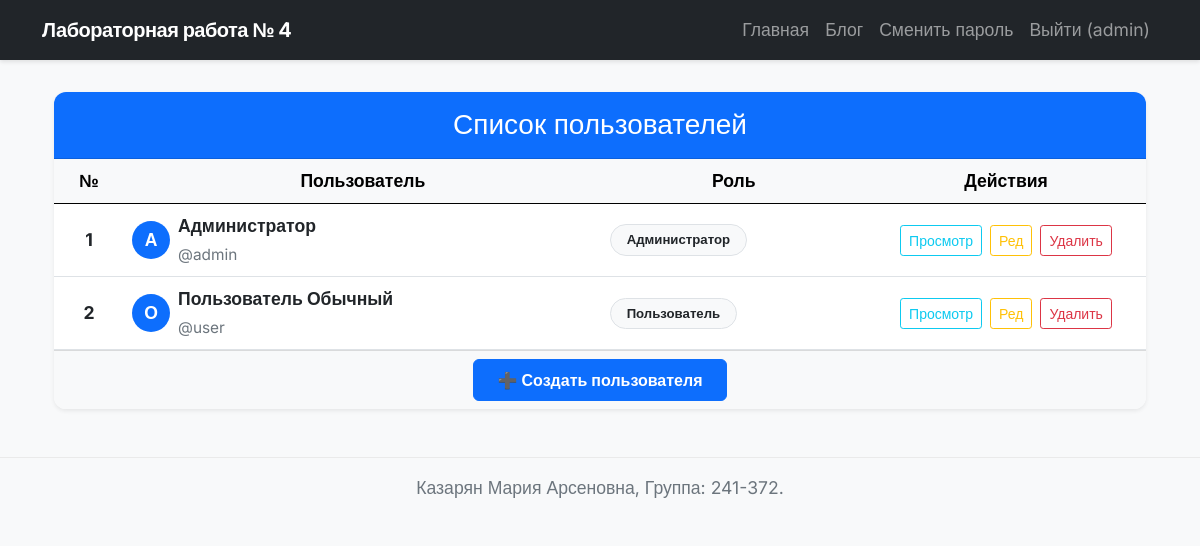
The page / (signed in) on the database its author committed.
### models.py (models this page shows, shortened)
class User(db.Model, UserMixin):
    __tablename__ = 'users'
    id = db.Column(db.Integer, primary_key=True)
    login = db.Column(db.String(50), unique=True, nullable=False)
    password_hash = db.Column(db.String(255), nullable=False)
    last_name = db.Column(db.String(50))
    first_name = db.Column(db.String(50), nullable=False)
    middle_name = db.Column(db.String(50))
    role_id = db.Column(db.Integer, db.ForeignKey('roles.id'), nullable=True)
    created_at = db.Column(db.DateTime, default=datetime.utcnow)
    @property
    def fio(self):
        parts = [self.last_name, self.first_name, self.middle_name]
        return " ".join([p for p in parts if p])

class Role(db.Model):
    __tablename__ = 'roles'
    id = db.Column(db.Integer, primary_key=True)
    name = db.Column(db.String(50), unique=True, nullable=False)
    description = db.Column(db.Text)
    users = db.relationship('User', backref='role_obj', lazy=True)

### app4.py (the view)
@app.route('/')
def index():
    users = User.query.all()
    return render_template('index.html', title='Пользователи', users=users)

### app4.py (called while the page is built)
@login_manager.user_loader
def load_user(user_id):
    return User.query.get(int(user_id))

### templates/index.html (shortened to what this page needs)
{% extends "base.html" %}
{% block content %}
<div class="container mt-4">
    <div class="card shadow-sm border-0 rounded-4">
        <div class="card-header bg-primary text-white text-center py-3">
            <h3 class="mb-0">Список пользователей</h3>
        </div>
        <div class="card-body p-0">
            <div class="table-responsive">
                <table class="table table-hover align-middle mb-0">
                    <thead class="table-light">
                        <tr class="text-center">
                            <th style="width: 70px;">№</th>
                            <th>Пользователь</th>
                            <th>Роль</th>
                            <th style="width: 280px;">Действия</th>
                        </tr>
                    </thead>
                    <tbody>
                        {% for u in users %}
                        <tr>
                            <td class="text-center fw-bold">{{ loop.index }}</td>
                            <td>
                                <div class="d-flex align-items-center gap-2">
                                    <div class="rounded-circle bg-primary text-white d-flex align-items-center justify-content-center"
                                        style="width: 38px; height: 38px; font-weight: 600;">
                                        {{ u.first_name[0]|upper }}
                                    </div>
                                    <div>
                                        <strong>{{ u.fio }}</strong><br>
                                        <small class="text-muted">@{{ u.login }}</small>
                                    </div>
                                </div>
                            </td>
                            <td>
                                <span class="badge bg-light text-dark border rounded-pill px-3 py-2">
                                    {{ u.role_obj.name if u.role_obj else 'Нет роли' }}
                                </span>
                            </td>
                            <td class="text-center">
                                <div class="d-flex justify-content-center gap-2 flex-wrap">
                                    <a href="{{ url_for('view_user', user_id=u.id) }}" class="btn btn-sm btn-outline-info">Просмотр</a>
                                    {% if current_user.is_authenticated %}
                                    <a href="{{ url_for('edit_user', user_id=u.id) }}" class="btn btn-sm btn-outline-warning">Ред</a>
                                    <button type="button" class="btn btn-sm btn-outline-danger"
                                            onclick="confirmDelete('{{ u.id }}', '{{ u.fio }}')">Удалить</button>
                                    {% endif %}
                                </div>
                            </td>
                        </tr>
                        {% endfor %}
                    </tbody>
                </table>
            </div>
        </div>
        {% if current_user.is_authenticated %}
        <div class="card-footer bg-light text-center">
            <a href="{{ url_for('create_user') }}" class="btn btn-primary">➕ Создать пользователя</a>
        </div>
        {% endif %}
    </div>
</div>
{% endblock %}

### templates/base.html (shortened to what this page needs)
<!doctype html>
<html lang="ru">
<head>
  <link href="https://cdn.jsdelivr.net/npm/bootstrap@5.0.2/dist/css/bootstrap.min.css" rel="stylesheet"
>
  <link rel="stylesheet" href="{{ url_for('static', filename='styles.css') }}">
</head>
<body>
  <header>
    <nav class="navbar navbar-expand-lg navbar-dark bg-dark">
      <div class="container">
        <a class="navbar-brand" href="{{ url_for('index') }}">Лабораторная работа № 4</a>
        <div class="collapse navbar-collapse" id="navbarSupportedContent">
          <ul class="navbar-nav ms-auto mb-2 mb-lg-0">
            <li class="nav-item">
              <a class="nav-link" href="{{ url_for('index') }}">Главная</a>
            </li>
            <li class="nav-item"><a class="nav-link" href="{{ url_for('posts') }}">Блог</a></li>
            {% if current_user.is_authenticated %}
              <li class="nav-item">
                <a class="nav-link" href="{{ url_for('change_password') }}">Сменить пароль</a>
              </li>
              <li class="nav-item">
                <a class="nav-link" href="{{ url_for('logout') }}">Выйти ({{ current_user.login }})</a>
              </li>
            {% else %}
              <li class="nav-item">
                <a class="nav-link" href="{{ url_for('login') }}">Войти</a>
              </li>
            {% endif %}
          </ul>
        </div>
      </div>
    </nav>
  </header>
  <main class="my-3">
    <div class="container">
      {% block content %}{% endblock %}
    </div>
  </main>
  <footer class="footer mt-auto py-3 bg-light">
    <div class="container text-center">
      <span class="text-muted">Казарян Мария Арсеновна, Группа: 241-372.</span>
    </div>
  </footer>
</body>
</html>

### static/styles.css (style rules this page uses)
body { font-family: 'Inter', sans-serif; font-size: 1.1rem; line-height: 1.6; color: #333; background-color: #f8f9fa; }
a { color: #0d6efd; transition: color 0.2s ease-in-out; text-decoration: none; }
.navbar { box-shadow: 0 2px 4px rgba(0, 0, 0, 0.1); }
.navbar-brand { font-weight: 700; letter-spacing: -0.5px; }
main.my-3 { margin-top: 2rem !important; margin-bottom: 3rem !important; }
.card { border: none; border-radius: 12px; box-shadow: 0 4px 6px rgba(0, 0, 0, 0.05); transition: transform 0.2s ease, box-shadow 0.2s ease; overflow: hidden; margin-bottom: 2rem; }
.card-body { padding: 1.5rem; }
footer { background-color: #fff !important; border-top: 1px solid #eaeaea; margin-top: auto; }
.btn-primary { background-color: #0d6efd; border-color: #0d6efd; border-radius: 6px; padding: 0.5rem 1.5rem; font-weight: 600; }

### rows shown on the page
User: login "admin", first_name "А", fio "Администратор", role_obj "Администратор"
User: first_name "О", fio "Пользователь Обычный", login "user", role_obj "Пользователь"
